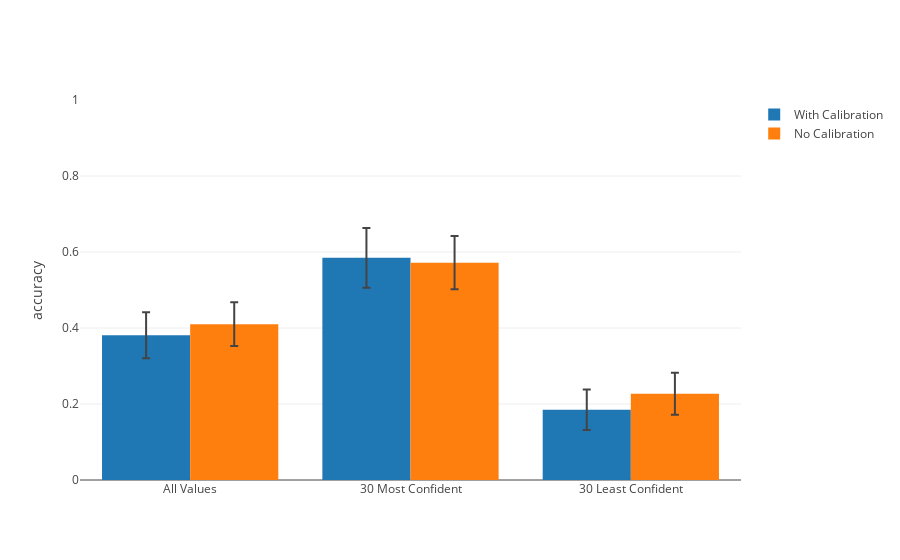

The notebook cell saved with this chart:
### Code cell
calibration_trace = go.Bar(y=[np.mean(calibrated_scores), np.mean(calibrated_top_30_acc_vals), np.mean(calibrated_bottom_30_acc_vals)],
               x=["All Values", "30 Most Confident", "30 Least Confident"],
               error_y=dict(type="data", 
                            array=[stats.sem(calibrated_scores), stats.sem(calibrated_top_30_acc_vals), stats.sem(calibrated_bottom_30_acc_vals)],
                            visible=True),
               name="No Calibration"
              )

no_calibration_trace = go.Bar(y=[np.mean(scores), np.mean(top_30_acc_vals), np.mean(bottom_30_acc_vals)],
               x=["All Values", "30 Most Confident", "30 Least Confident"],
               error_y=dict(type="data", 
                            array=[stats.sem(scores), stats.sem(top_30_acc_vals), stats.sem(bottom_30_acc_vals)],
                            visible=True),
               name="With Calibration"
              )
data=[no_calibration_trace, calibration_trace]

layout=go.Layout(yaxis=dict(range=[0, 1.0], title="accuracy"),
                 barmode='group')
fig = go.Figure(data=data, layout=layout)
iplot(fig)

### Figure 1 — Plotly figure (JSON) as saved in the notebook; plotly's stock layout.template omitted (floating-point values rounded to 4 significant figures)
{"data": [{"error_y": {"array": [0.0605, 0.07878, 0.05324], "type": "data", "visible": true}, "name": "With Calibration", "type": "bar", "x": ["All Values", "30 Most Confident", "30 Least Confident"], "y": [0.3812, 0.5846, 0.1846]}, {"error_y": {"array": [0.05762, 0.07013, 0.05553], "type": "data", "visible": true}, "name": "No Calibration", "type": "bar", "x": ["All Values", "30 Most Confident", "30 Least Confident"], "y": [0.4101, 0.5718, 0.2269]}], "layout": {"barmode": "group", "yaxis": {"range": [0, 1], "title": "accuracy"}}}
